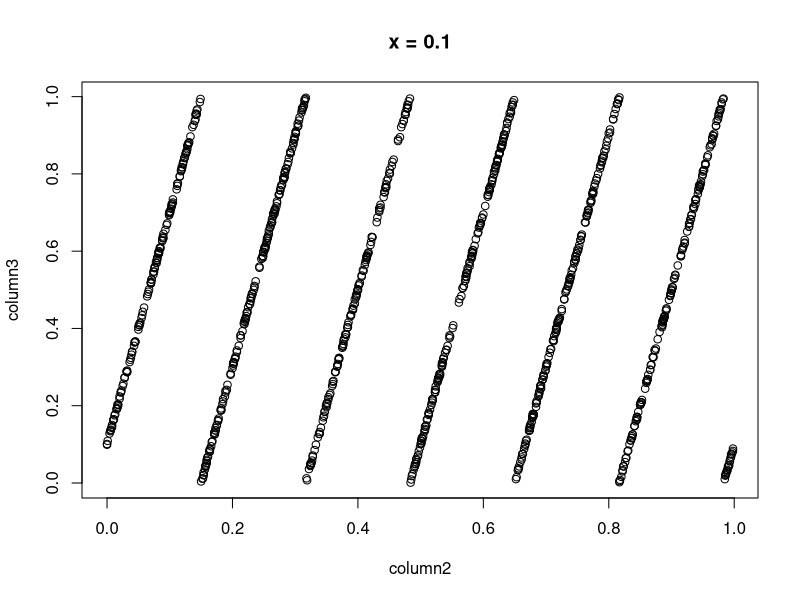
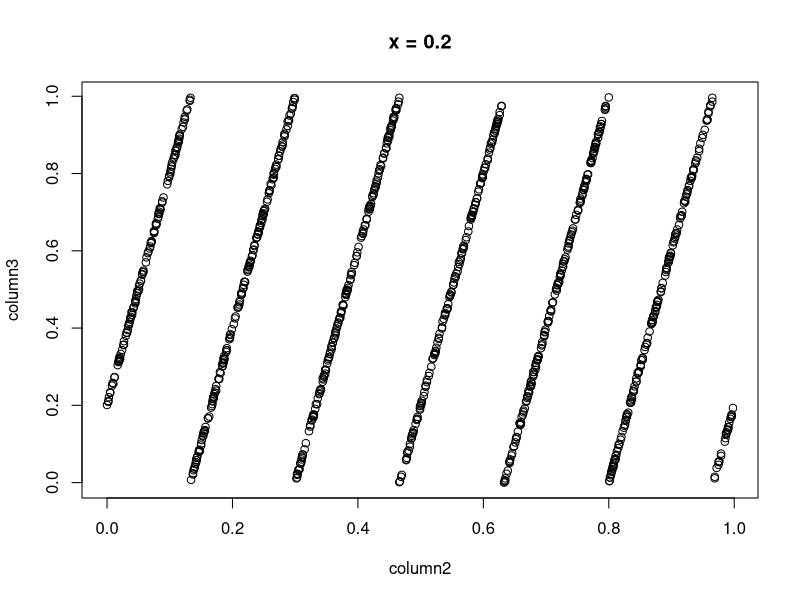
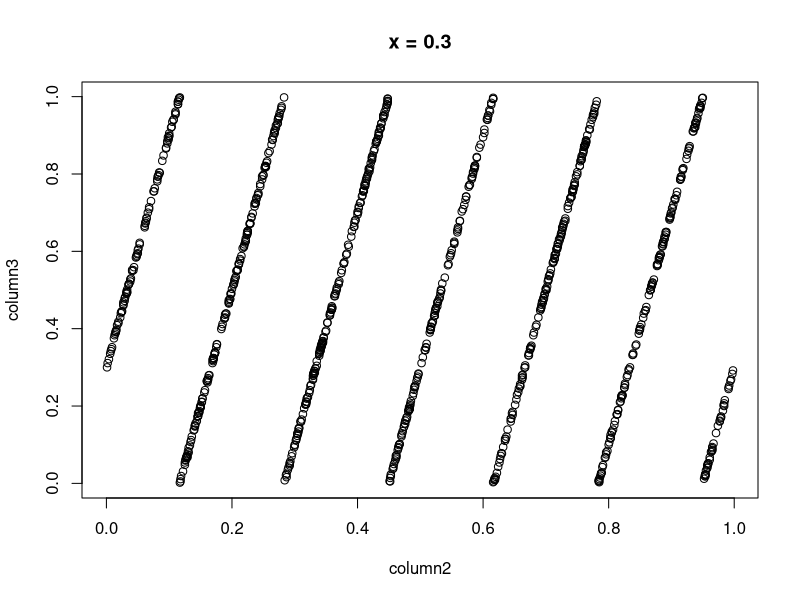
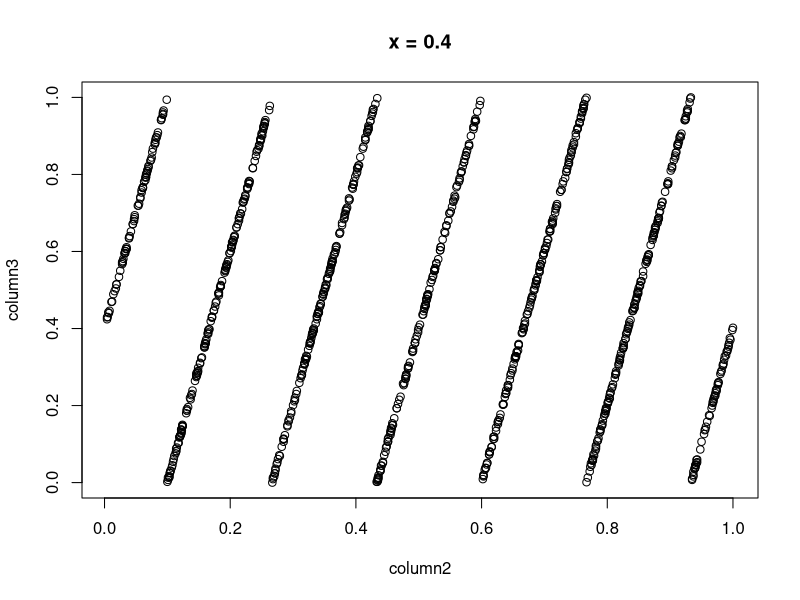
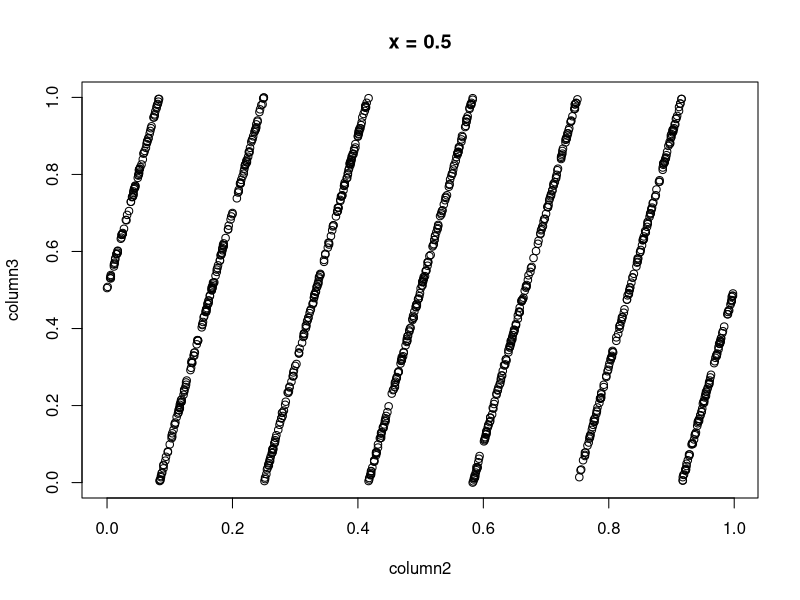
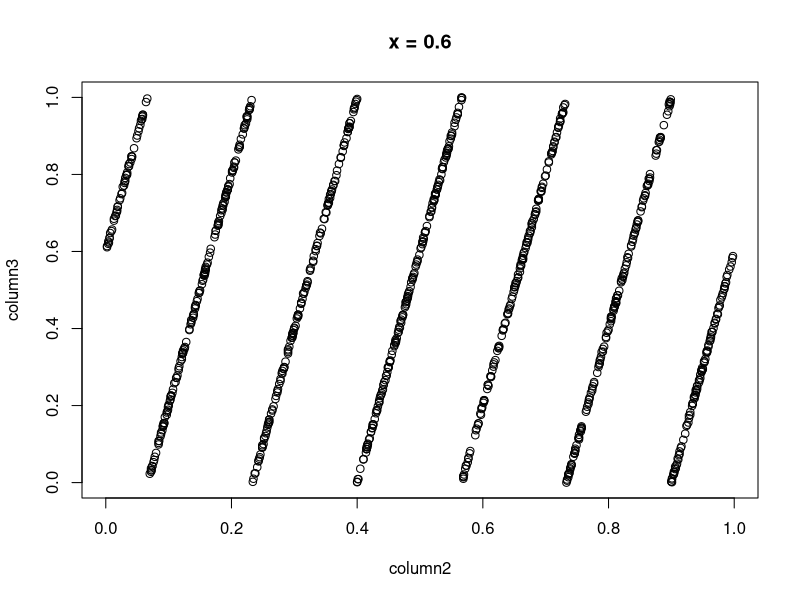
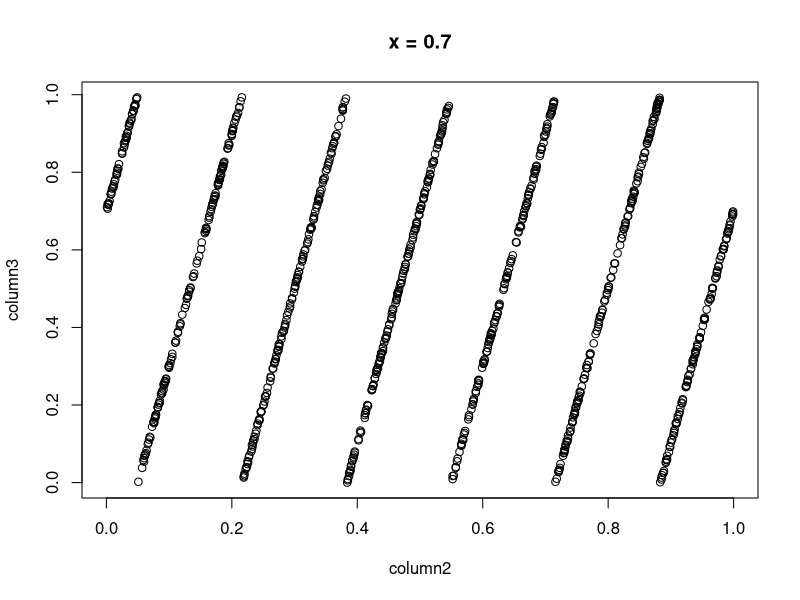
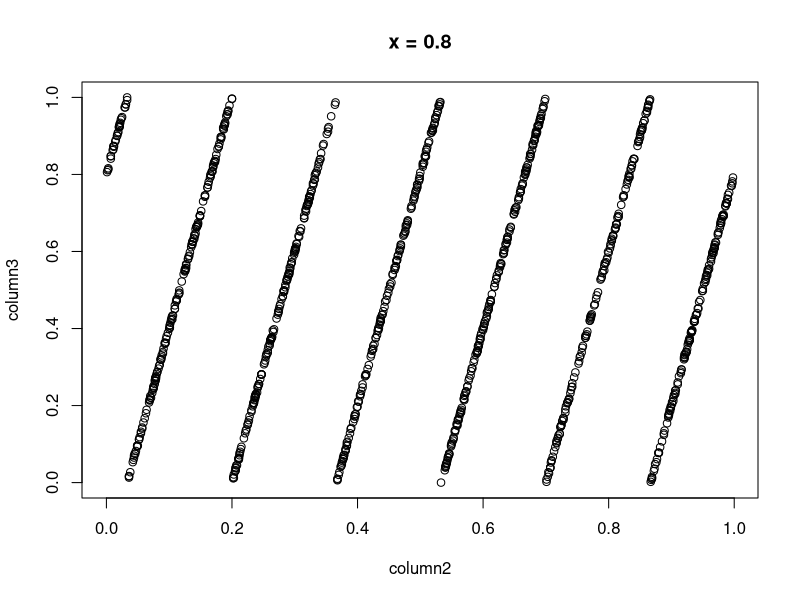

Reproduce these figures in R, in order.
## ---- chunk 1
# Construct a Fibonacci sequence first
Fibonacci <- numeric(30)
Fibonacci[1] <- Fibonacci[2] <- 1
for (i in 3:30){
  Fibonacci[i] <- Fibonacci[i - 2] + Fibonacci[i - 1]
}


# Use the Fibonacci sequence to constructe the new sequence
new.sequence <- numeric(30)
new.sequence[1] <- 1
for (i in 2:30) {
  new.sequence[i] <- Fibonacci[i] / Fibonacci[i - 1]
}
new.sequence
## ---- chunk 2
(1 + sqrt(5)) / 2
## ---- chunk 3
answer <- 0
for (j in 1:5) answer <- answer + j
answer
## ---- chunk 4
answer <- NULL
for (j in 1:5) answer <- c(answer, j)
answer
## ---- chunk 5
answer <- 0
for (j in 1:5) answer <- c(answer, j)
answer
## ---- chunk 6
answer <- 1
for (j in 1:5) answer <- answer * j
answer
## ---- chunk 7
answer <- 3
for (j in 1:15) answer <- c(answer, (7 * answer[j]) %% 31)
answer
## ---- chunk 8
InterestEarnedByGIC <- function(P, n){
  if (n <= 3){
    total <- P * ((1 + 0.04) ^ n)
  }
  else{
    total <- P * ((1 + 0.05) ^ n)
  }
  return (total - P)
}
## ---- chunk 9
MonthlyMortgagePayment <- function(P, n, open){
  
  if (open == TRUE){
    i <- 0.005
  }
  else {
    i <- 0.004
  }
  
  R <- (P * i) / (1 - (1 + i) ^ (-n))
  
  return (R)
}
## ---- chunk 10
Fibonacci <- numeric(3)
Fibonacci[1] <- 1
Fibonacci[2] <- 1
Fibonacci[3] <- Fibonacci[1] + Fibonacci[2]
while (Fibonacci[length(Fibonacci)] < 300){
  Fibonacci[(length(Fibonacci) + 1)] <- Fibonacci[length(Fibonacci)] + Fibonacci[(length(Fibonacci) - 1)]
}
Fibonacci <- Fibonacci[1:(length(Fibonacci) - 1)]
Fibonacci
## ---- chunk 11
i1 <- 0.006
i2 <- (1 - (1 + i1) ^ (-20)) / 19
while (abs(i1 - i2) >= 0.000001){
  itemp <- (1 - (1 + i2) ^ (-20)) / 19
  i1 <- i2
  i2 <- itemp
}
i2
## ---- chunk 12
i1 <- 1
i2 <- (1 - (1 + i1) ^ (-20)) / 19
while (abs(i1 - i2) >= 0.000001){
  itemp <- (1 - (1 + i2) ^ (-20)) / 19
  i1 <- i2
  i2 <- itemp
}
i2
## ---- chunk 13
i1 <- 10
i2 <- (1 - (1 + i1) ^ (-20)) / 19
while (abs(i1 - i2) >= 0.000001){
  itemp <- (1 - (1 + i2) ^ (-20)) / 19
  i1 <- i2
  i2 <- itemp
}
i2
## ---- chunk 14
i1 <- 0.006
i2 <- (1 - (1 + i1) ^ (-20)) / 19
k <- 1
while (abs(i1 - i2) >= 0.000001){
  itemp <- (1 - (1 + i2) ^ (-20)) / 19
  i1 <- i2
  i2 <- itemp
  k <- k + 1
}
i2
k
## ---- chunk 15
i1 <- 0.1
i2 <- (1 - (1 + i1) ^ (-20)) / 19
k <- 1
while (abs(i1 - i2) >= 0.000001){
  itemp <- (1 - (1 + i2) ^ (-20)) / 19
  i1 <- i2
  i2 <- itemp
  k <- k + 1
}
i2
k
## ---- chunk 16
i1 <- 10
i2 <- (1 - (1 + i1) ^ (-20)) / 19
k <- 1
while (abs(i1 - i2) >= 0.000001){
  itemp <- (1 - (1 + i2) ^ (-20)) / 19
  i1 <- i2
  i2 <- itemp
  k <- k + 1
}
i2
k
## ---- chunk 17
Eratosthenes <- function(n) {
  # Print prime numbers up to n (based on the sieve of Eratosthenes)
  if (n >= 2) {
    sieve <- seq(2, n)
    primes <- c()
    while (length(sieve) > 0) {
      p <- sieve[1]
      if (p >= sqrt(n)) {
        primes <- c(primes, sieve)
        break
      }
      primes <- c(primes, p)
      sieve <- sieve[(sieve %% p) != 0]
    }
    return(primes)
  } else {
    stop("Input value of n should be at least 2.")
  }
}
## ---- chunk 18
compound.interest <- function(P, i.r, n){
  return (P * ((1 + i.r) ^ n))
}
## ---- chunk 19
compound.interest(1000, 0.01, 30)
## ---- chunk 20
TestFunction <- function(x){
  return (x + 1)
}

threshold <- 0.01

CalculateZeroPoint <- function(f){
  for (i in c(-20:20)){
    if (f(i) < 0){
      low.bound <- i
      break
    }
  }
  for (i in c(-20:20)){
    if (f(i) > 0){
      up.bound <- i
      break
    }
  }
  while (abs(low.bound - up.bound) > threshold){
    mid <- (low.bound + up.bound) / 2
    if (f(mid) < 0){
      low.bound <- mid
    } else if (f(mid) > 0){
      up.bound <- mid
    } else {
      return (mid)
    }
  }
  return (mid)
}

CalculateZeroPoint(TestFunction)
## ---- chunk 21
factorial(10)
factorial(50)
factorial(100)
factorial(1000)
## ---- chunk 22
BinoCoefficient <- function(n, m){
  return (factorial(n) / (factorial(n - m) * factorial(m)))
}
## ---- chunk 23
BinoCoefficient(4, 2)
BinoCoefficient(50, 20)
BinoCoefficient(5000, 2000)
## ---- chunk 24
ImprovedBinoCoefficient <- function(n, m){
  if(n > 10 && (n - m > 5)){
    # By Stirling's approximation, we can improve the calculation
    return (((n / (2 * pi * (n - m) * m)) ^ (1/2)) * exp(-(n - m) * log(1 - (m / n)) - m * log(m / n)))
  } else {
    return (factorial(n) / (factorial(n - m) * factorial(m)))
  }
}
## ---- chunk 25
ImprovedBinoCoefficient(4, 2)
ImprovedBinoCoefficient(50, 20)
ImprovedBinoCoefficient(5000, 2000)
## ---- chunk 26
results <- numeric(3000000)
x <- 123
for (i in 1:3000000) {
  x <- (65539 * x) %% (2 ^ 31)
  results[i] <- x / (2 ^ 31)
}
results <- round(results, 3)

m <- matrix(results, nrow=1000000, ncol=3, byrow=TRUE)
## ---- chunk 27
x <- 0.1
m.sub <- m[(m[, 1] == x), ]
plot(m.sub[, 2], m.sub[, 3], main="x = 0.1", xlab="column2", ylab="column3")
## ---- chunk 28
x <- 0.2
m.sub <- m[(m[, 1] == x), ]
plot(m.sub[, 2], m.sub[, 3], main="x = 0.2", xlab="column2", ylab="column3")
## ---- chunk 29
x <- 0.3
m.sub <- m[(m[, 1] == x), ]
plot(m.sub[, 2], m.sub[, 3], main="x = 0.3", xlab="column2", ylab="column3")
## ---- chunk 30
x <- 0.4
m.sub <- m[(m[, 1] == x), ]
plot(m.sub[, 2], m.sub[, 3], main="x = 0.4", xlab="column2", ylab="column3")
## ---- chunk 31
x <- 0.5
m.sub <- m[(m[, 1] == x), ]
plot(m.sub[, 2], m.sub[, 3], main="x = 0.5", xlab="column2", ylab="column3")
## ---- chunk 32
x <- 0.6
m.sub <- m[(m[, 1] == x), ]
plot(m.sub[, 2], m.sub[, 3], main="x = 0.6", xlab="column2", ylab="column3")
## ---- chunk 33
x <- 0.7
m.sub <- m[(m[, 1] == x), ]
plot(m.sub[, 2], m.sub[, 3], main="x = 0.7", xlab="column2", ylab="column3")
## ---- chunk 34
x <- 0.8
m.sub <- m[(m[, 1] == x), ]
plot(m.sub[, 2], m.sub[, 3], main="x = 0.8", xlab="column2", ylab="column3")
## ---- chunk 35
x <- 0.9
m.sub <- m[(m[, 1] == x), ]
plot(m.sub[, 2], m.sub[, 3], main="x = 0.9", xlab="column2", ylab="column3")
## ---- chunk 36
directpoly <- function(x, v){
  n <- length(v)
  result <- 0
  for (i in c(1:n)){
    result <- result + x ^ (i - 1) * v[i]
  }
  return (result)
}

directpoly(2, c(1, 2, 3))
## ---- chunk 37
hornerpoly <- function(y, c){
  result <- numeric(length(y))
  k <- 0
  for (x in y){
    n <- length(c)
    a <- numeric(n)
    a[n] <- c[n]
    for (i in c((n - 1):1)){
      a[i] <- a[i+1] * x + c[i]
    }
    k <- k + 1
    result[k] <- a[1]
  }
  return (result)
}

hornerpoly(2, c(1, 2, 3))
hornerpoly(c(2, 3), c(1, 2, 3))
